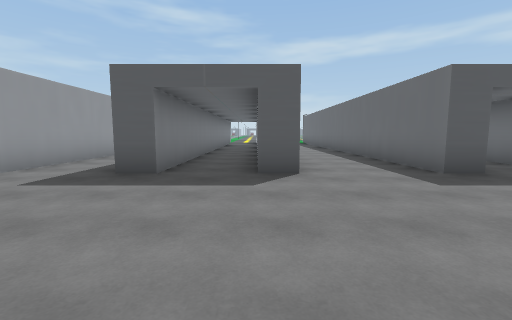
[1] (above)

24 first-person views from a walk through a scene from a Unity 3-D project. The camera is 1.4 m above the floor, tilts 6° down and sees 90° across. The floor is counted in squares, 2 m on a side. Each view is taken from the middle of a square. On the plan, view 1 faces up. The plan holds only what a view shows up to about 9 squares ahead; the rest is blank. The place goes on beyond the plan.

[2]
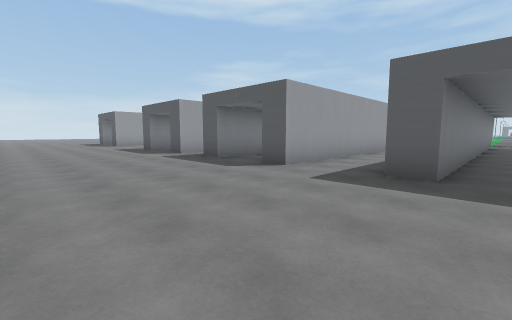

[3]
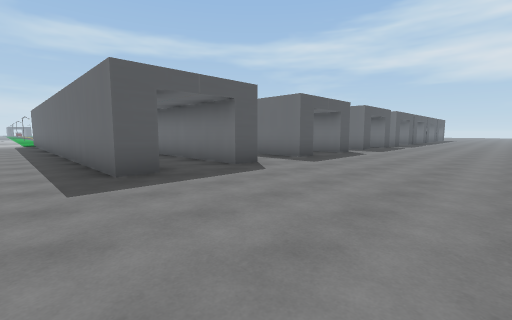

[4]
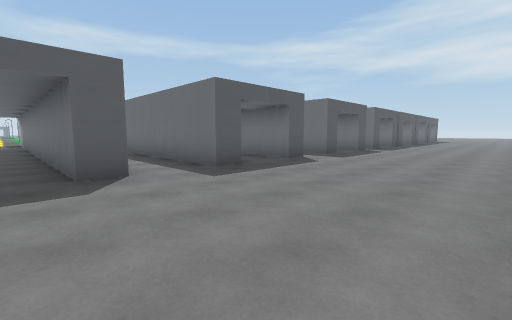

[5]
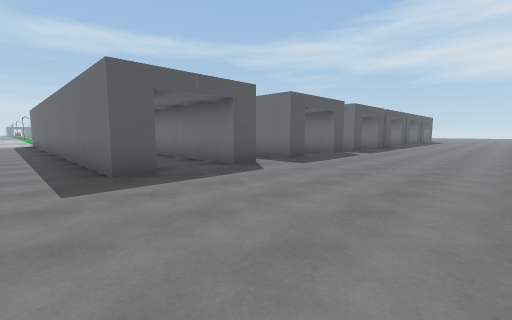

[6]
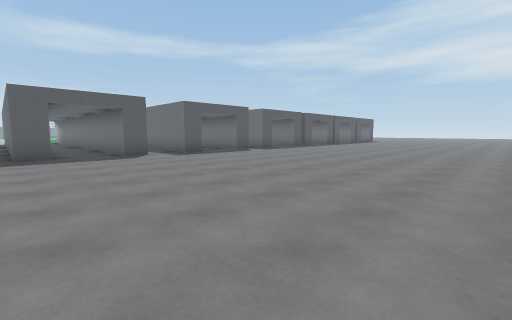

[7]
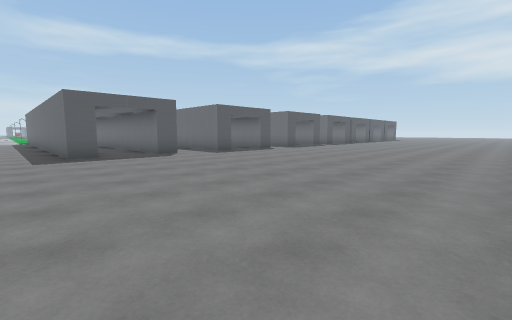

[8]
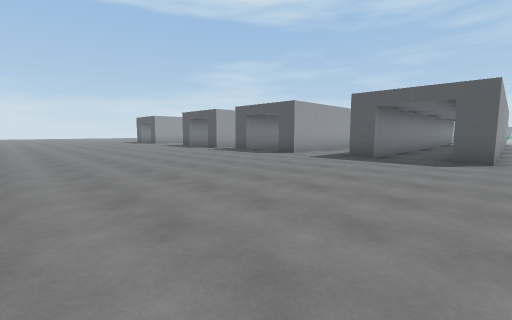

[9]
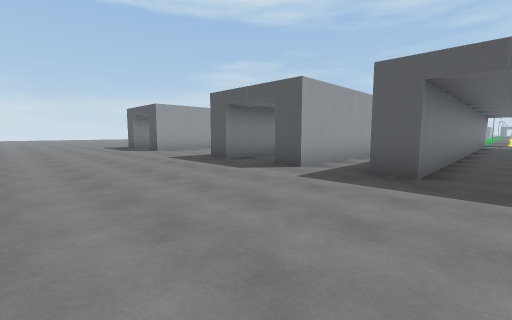

[10]
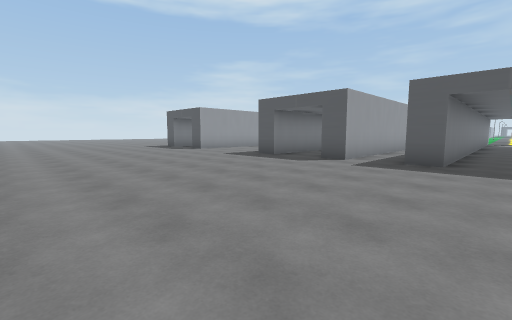

[11]
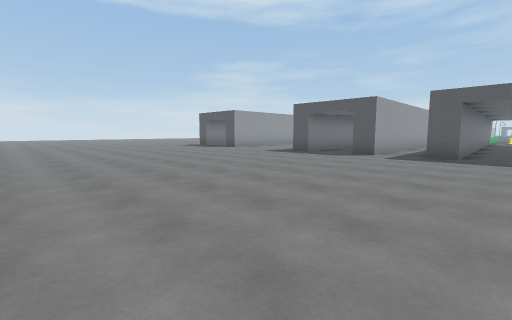

[12]
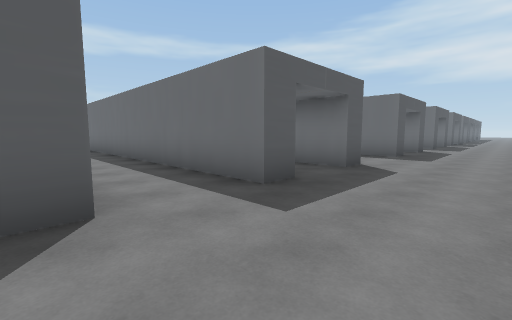

[13]
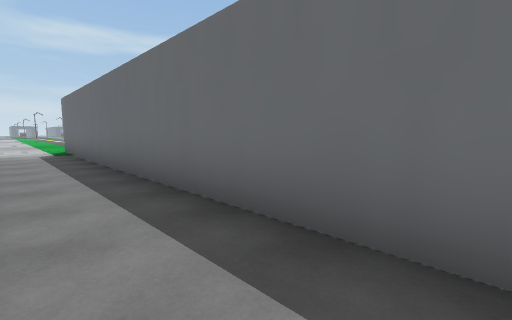

[14]
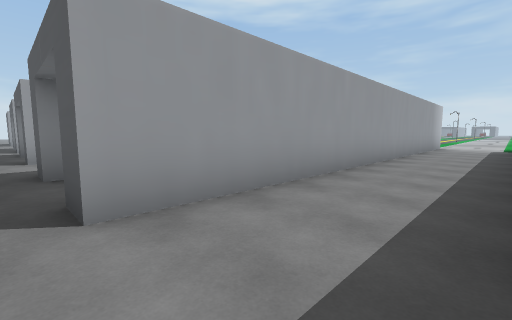

[15]
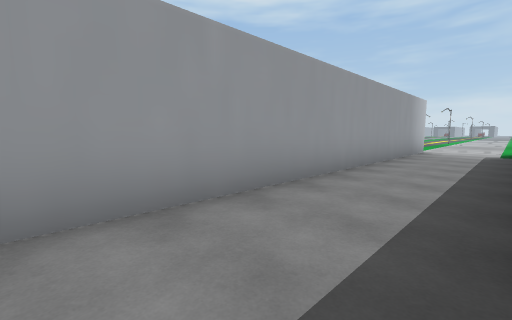

[16]
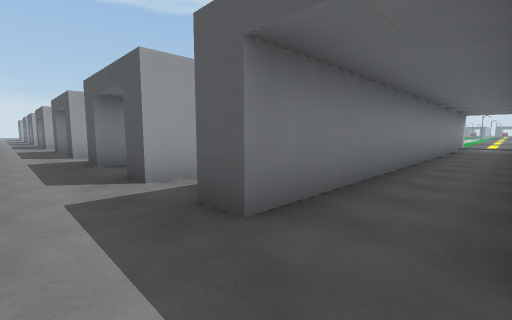

[17]
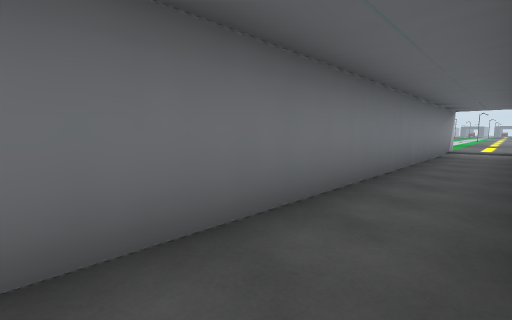

[18]
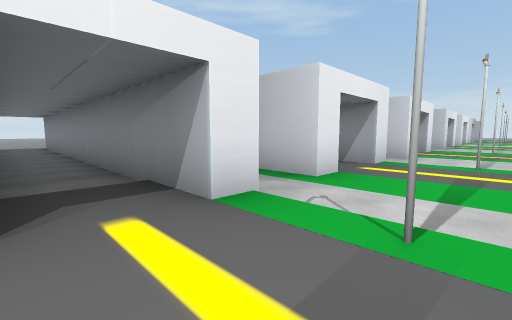

[19]
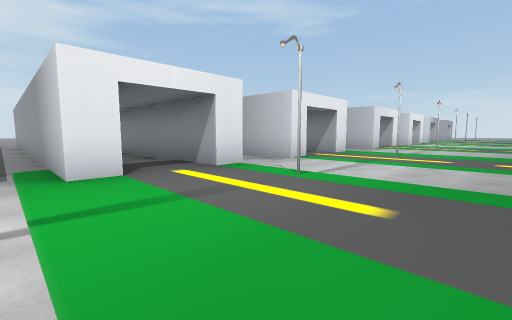

[20]
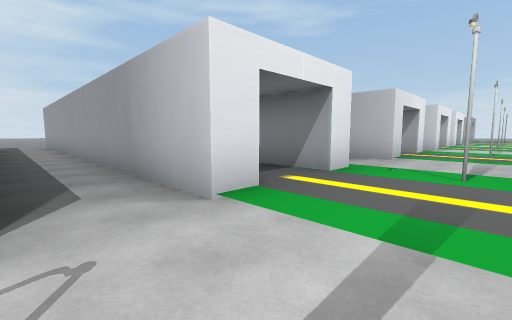

[21]
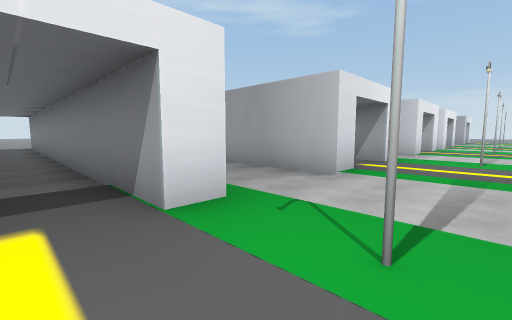

[22]
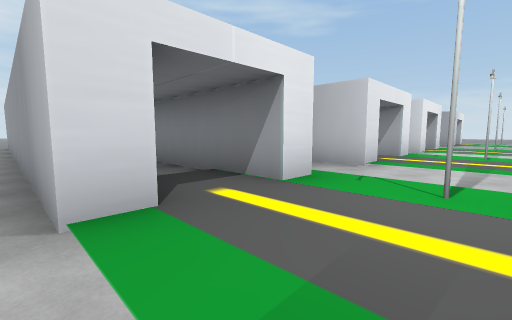

[23]
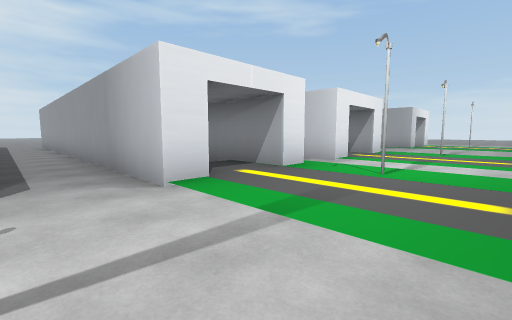

[24]
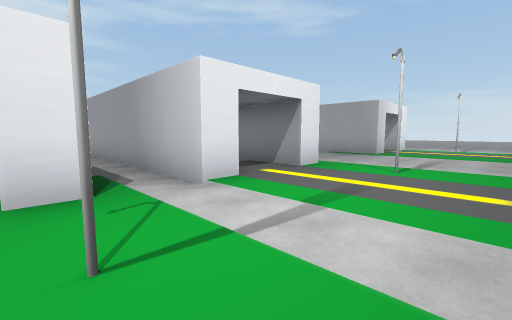

### Floor plan
Points are (right, up) in squares from view 1. A wall is a line through its corners. A room is listed if a view was taken in it or the views show most of it. See-through windows are left out.
Room 1 (views 1, 2, 3, 4, 5, 6, 7, 8, 9, 10, 11, 12, 13, 14, 15, 16, 17)
walls: (4, 4.4) (3.3, 4.4) (3.3, 11.5); (6.5, 4.9) (6.5, 4.4) (5.7, 4.4) (5.7, 12.1); (8.9, 5) (8.9, 4.4) (8.2, 4.4) (8.2, 11.6); (-1.7, 12.1) (-1.7, 4.4) (-2.4, 4.4) (-2.4, 17.8); (11.4, 5.2) (11.4, 4.4) (10.7, 4.4) (10.7, 8.5); (-7, 11.9) (-7, 4.4) (-7.8, 4.4); (-9.1, 8.1) (-9.1, 4.4) (-9.9, 4.4); (0.8, 17.8) (0.8, 4.4) (0, 4.4) (0, 5.8); (4, 17.8) (4, 8.2); (-1.7, 17.8) (-1.7, 13.8); (6.5, 17.8) (6.5, 8.8); (-11.6, 6.5) (-11.6, 4.4) (-12.4, 4.4); (-4.5, 17.8) (-4.5, 4.4) (-5.2, 4.4); (8.9, 17.8) (8.9, 12.2); (-7, 17.8) (-7, 15.2); (11.4, 17.8) (11.4, 9.8); (-9.1, 17.8) (-9.1, 11.1); (13.5, 17.8) (13.5, 4.4) (12.8, 4.4) (12.8, 5.8); (-11.6, 17.8) (-11.6, 15.8)
ways out: opening at (2, 17) to room 2
Room 2 (views 18, 19, 20, 21, 22, 23, 24)
walls: (0, 17.8) (0.8, 17.8); (3.2, 17.8) (4, 17.8); (-2.4, 17.8) (-1.7, 17.8); (5.6, 17.8) (6.5, 17.8); (-5.2, 17.8) (-4.5, 17.8); (8.1, 17.8) (8.9, 17.8); (-7.8, 17.8) (-7, 17.8); (10.6, 17.8) (11.4, 17.8); (-9.9, 17.8) (-9.1, 17.8); (12.8, 17.8) (13.5, 17.8); (-12.4, 17.8) (-11.6, 17.8)
ways out: opening at (2, 17) to room 1
objects: lamp (-12, 20); lamp (-7, 20); lamp (-2, 20); lamp (4, 20); lamp (9, 20); lamp (13, 20)

Positions as (right, up) in squares from view 1, and headings:
1: (0, 0), facing up
2: (-1, 0), facing up-left
3: (2, 0), facing up-right
4: (5, 0), facing up-right
5: (7, 0), facing up-right
6: (8, -4), facing up-right
7: (2, -4), facing up-right
8: (1, -3), facing up-left
9: (-6, 0), facing up-left
10: (-6, -2), facing up-left
11: (-6, -4), facing up-left
12: (-5, 2), facing up-right
13: (-4, 7), facing up-right
14: (3, 4), facing up-left
15: (3, 7), facing up-left
16: (15, 3), facing up-left
17: (15, 6), facing up-left
18: (15, 20), facing down-left
19: (12, 22), facing down-left
20: (8, 20), facing down-left
21: (5, 20), facing down-left
22: (1, 20), facing down-left
23: (-3, 21), facing down-left
24: (-7, 21), facing down-left
